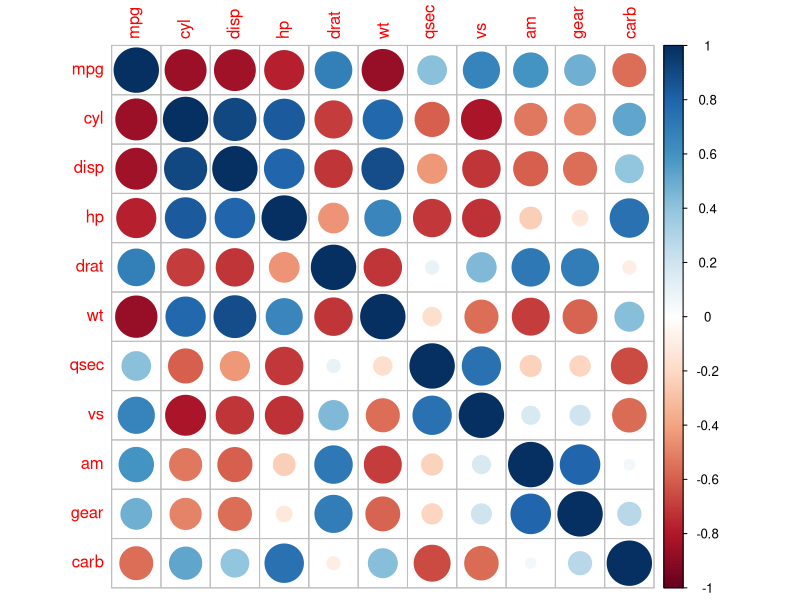
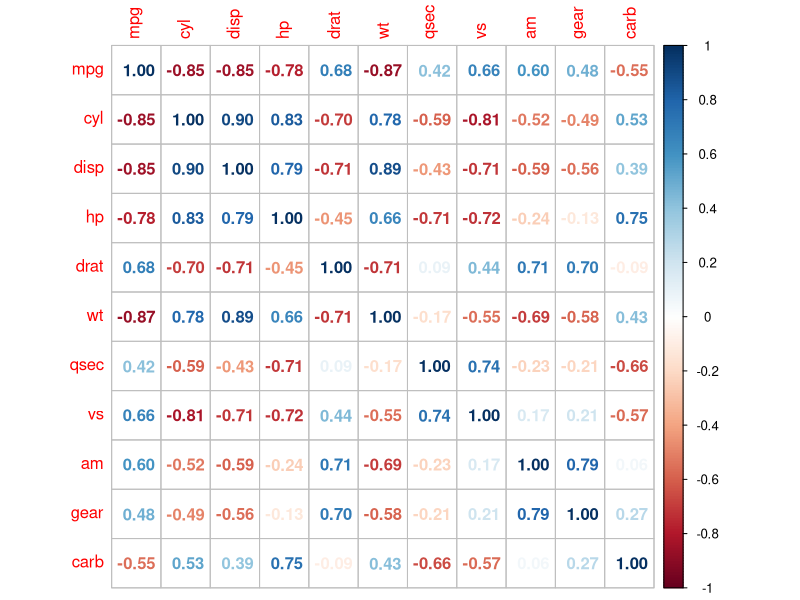
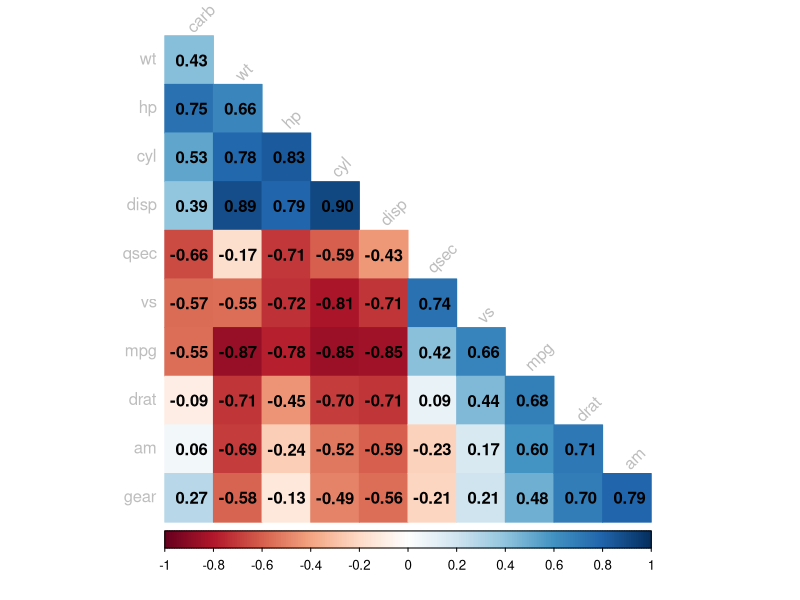

Source code (R) for these figures, in order:
# 단순 임의 추출
## 비복원 추출
dt <- iris$Petal.Length
str(dt)
sample(dt, 10)

## 복원 추출
sample(dt, 10, replace=T)

sample(1:5, 5)
sample(1:5, 5, replace=T)

## 가중치를 고려한 추출
sample(1:5, 5, replace = T, prob=c(10, 20, 20, 50, 1))

# 층화 임의 추출 : sampling::strata
install.packages('sampling')
library(sampling)

## strata
x <- strata(data=iris, stratanames = c('Species'), size=c(3,3,3), method='srswor')
x

## getdata
getdata(iris, x)

## 층마다 다른 수의 표본 추출
strata(data=iris, stratanames = c('Species'), size=c(3,2,1), method='srswor')
iris$Species2 <- rep(1:2, 75)

## 다수의 층에서 표본 추출
strata(data=iris, stratanames = c('Species', 'Species2'),
       size=c(1,2,1,2,1,2), method='srswor')

## 계통 추출 : doBy::sample_by
install.packages('doBy')
library(doBy)

x <- data.frame(x=1:10)
x
sample_by(data=x, formula=~1, frac=.2, systematic = T)
sample_by(data=iris, formula=~Species, frac=.2, systematic = T)

# 기술 통계
## 평균
mean(dt)

## 표본 분산
var(dt)

## 자유도 확인
dt
m <- mean(dt)
m
length(dt)

sum((dt-m)^2)/length(dt)
sum((dt-m)^2)/(length(dt) - 1)

## 표본 표준 편차
sd(dt)

# 5 number summary : min, 1Q, 2Q(median), 3Q, max
fivenum(dt)
summary(dt)

## 최빈값
## 분할표 작성
table(dt)
which.max(table(dt))
names(table(dt))[5]

# 검정을 위한 분할표 작성 : table, xtabs
table(iris$Species)

xtabs(~Species, data=iris)

d<-data.frame(x=c('1','2','2','1'),
              y=c('A','B','A','B'),
              num=c(3,5,8,7))
d

xtabs(num ~ x+y, data=d)

# 합계산 : margin.table

xt <- xtabs(num ~ x+y, data=d)
margin.table(xt, 1)
margin.table(xt, 2)
margin.table(xt)

# 비율 계산 : prop.table
xt
prop.table(xt, 1)
prop.table(xt, 2)
prop.table(xt)


# 독립성 검정

## 데이터 로드 : MASS::survey

library(MASS)
data(survey)
str(survey)

# 성별 : Sex, 운동의 정도 : Exer
ta <- xtabs(~ Sex + Exer, data=survey)
ta
# 카이제곱검정, p-value가 보통 0.05 이하일 때 귀무가설이 거짓이라고 판단함.
#                                                  (귀무가설 기각)
# 귀무가설 : 해당 두 변수는 서로 독립적이다.

chisq.test(xtabs(~ Sex + Exer, data=survey))
#자유도 계산 : 성별 2, 운동정도 3가지, (2-1)(3-1) = 2

xtabs(~ W.Hnd + Clap, data=survey)
chisq.test(xtabs(~ W.Hnd + Clap, data=survey))
fisher.test(xtabs(~ W.Hnd + Clap, data=survey))

# 맥니머 검정 : 특정 사건을 전후로 데이터의 분포가 어떻게 달라지는지를 확인하는 방법,
#               사건의 영향력 확인

Performance <-
  matrix(c(794, 86, 150, 570),
         nrow = 2,
         dimnames = list("1st Survey" = c("Approve", "Disapprove"),
                         "2nd Survey" = c("Approve", "Disapprove")))
Performance
mcnemar.test(Performance)

# t-test : 집단 간 비교시 평균의 차이가 의미가 있는지를 검정
mpg <- as.data.frame(ggplot2::mpg)
library(dplyr)

## compact, suv 자동차의 도시 연비 차이
mpg_diff <- mpg %>% 
  select(class, cty) %>% 
  filter(class %in% c('compact', 'suv'))

table(mpg_diff)

#분산은 같다는 가정, 클래스에 따른 도시연비 비교
t.test(data = mpg_diff, cty ~ class, var.equal=T)

## 일반 휘발유와 고급 휘발유의 도시 연비 비교
mpg_diff2 <- mpg %>% 
  select(fl, cty) %>% 
  filter(fl %in% c('r', 'p'))

table(mpg_diff2$fl)

t.test(data = mpg_diff2, cty ~ fl, var.equal=T)

# 상관분석 : 둘 이상의 변수들이 서로 관련이 있는지 검정
# 상관계수 : -1 ~ 1 사이의 값, 1에 가까울수록 관련성이 큼, 양수면 정비례, 음수면 반비례
#           0이면 관계 없음.

economics <- as.data.frame(ggplot2::economics)
str(economics)
cor.test(economics$unemploy, economics$pce)
# 위와 똑같이 p-value로 귀무가설 검증. cor 값이 상관계수

# 상관행렬

head(mtcars)
car_cor <- cor(mtcars)
round(car_cor, 2)

# 히트맵
install.packages('corrplot')
library(corrplot)
corrplot(car_cor)
corrplot(car_cor, method='number')

corrplot(car_cor,
         method='color',
         type='lower',
         order='hclust',
         addCoef.col = 'black',
         tl.col = 'gray',
         tl.srt = 45,
         diag = F)
